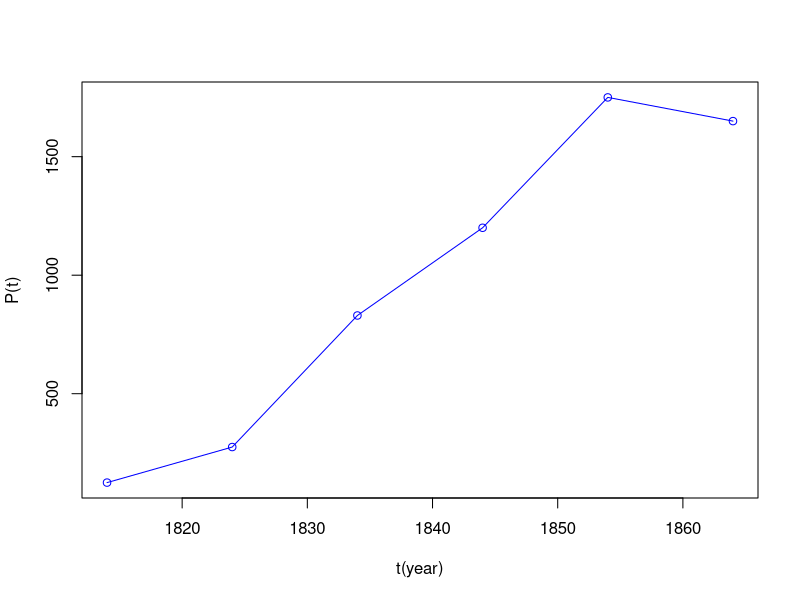
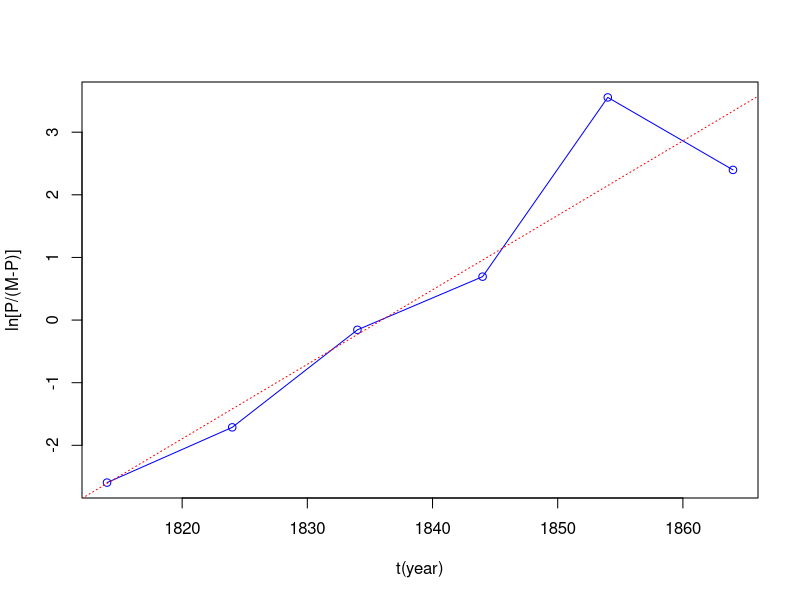
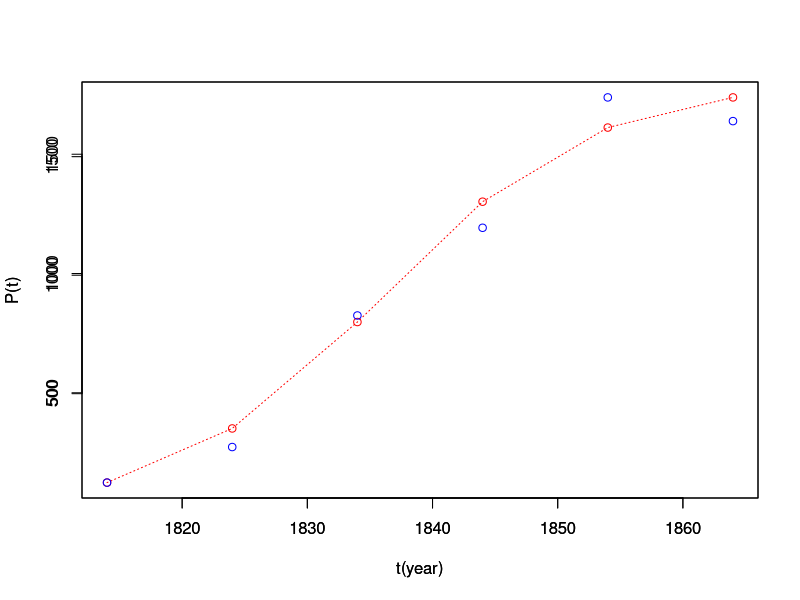

Write R code to recreate these figures, in order.
## ---- chunk 1

knitr::opts_chunk$set(echo = TRUE, fig.pos = 'H')

## ---- chunk 2

library(knitr)
library(png) 

## ---- chunk 3
t <- c(1814,1824,1834,1844,1854,1864)
p <- c(125,275,830,1200,1750,1650)

df <- data.frame(t, p)
df <- data.frame(t(df))

names(df) <- NULL
rownames(df) <- c('t(year)','P(t)')
df
## ---- chunk 4
df <- data.frame(t, p)
plot(df$p ~ df$t, 
   type ='o', 
   col = 'blue',
   xlab = 't(year)',
   ylab = 'P(t)')
## ---- chunk 5
M <- 1800
df$ln <- log(df$p/(M - df$p))
## ---- chunk 6
plot(df$ln ~ df$t, 
   type ='o', 
   col = 'blue',
   xlab = 't(year)',
   ylab = 'ln[P/(M-P)]')
abline(lm(df$ln ~ df$t), col = "red", lty = 3)
## ---- chunk 7
linear_model <- lm(df$ln ~ df$t)
summary(linear_model)
## ---- chunk 8
C <- linear_model$coefficients[[1]]
rM <- linear_model$coefficients[[2]]
t_star <- -C / rM

## ---- chunk 9
t_star1 <- t[1] - 1/rM * log(p[1]/(M-p[1]))
## ---- chunk 10
e <- -rM * (t - t_star)
df$lcurve <- M/(1+exp(e))
## ---- chunk 11
plot(df$lcurve ~ df$t, 
   type ='o', 
   lty = 3,
   col = 'red',
   xlab = 't(year)',
   ylab = 'P(t)')
par(new=TRUE)
plot(df$p ~ df$t, 
   type ='p', 
   col = 'blue',
   xlab = 't(year)',
   ylab = 'P(t)')
